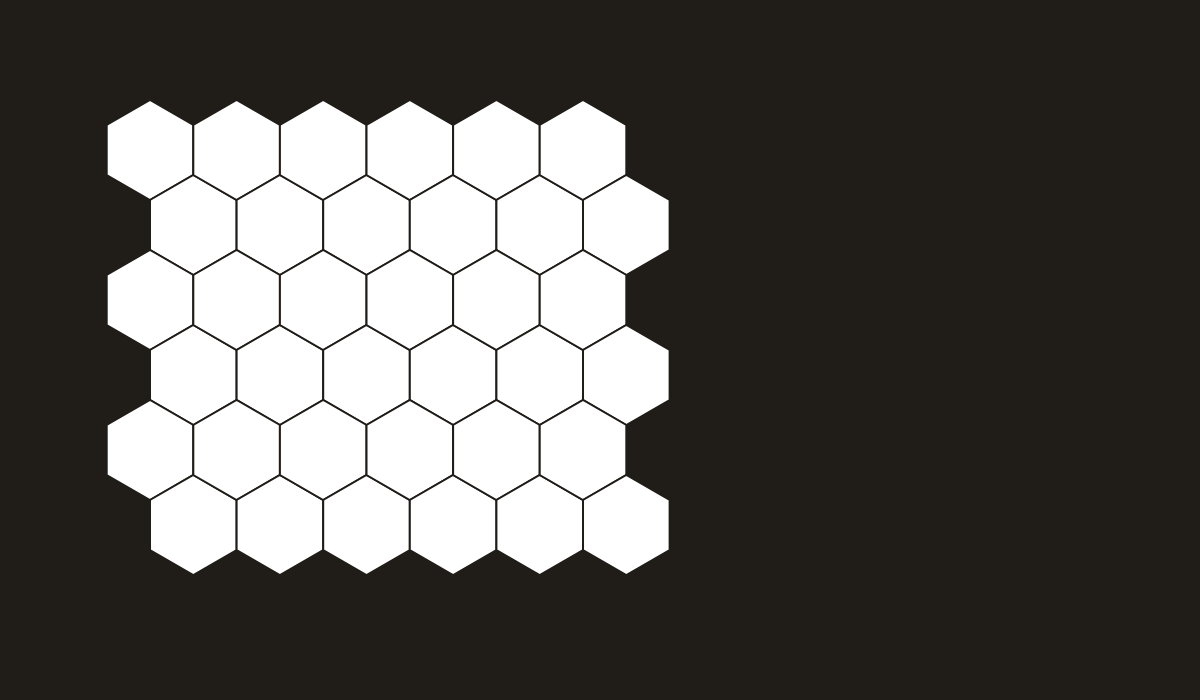
Frame 1 (no input)
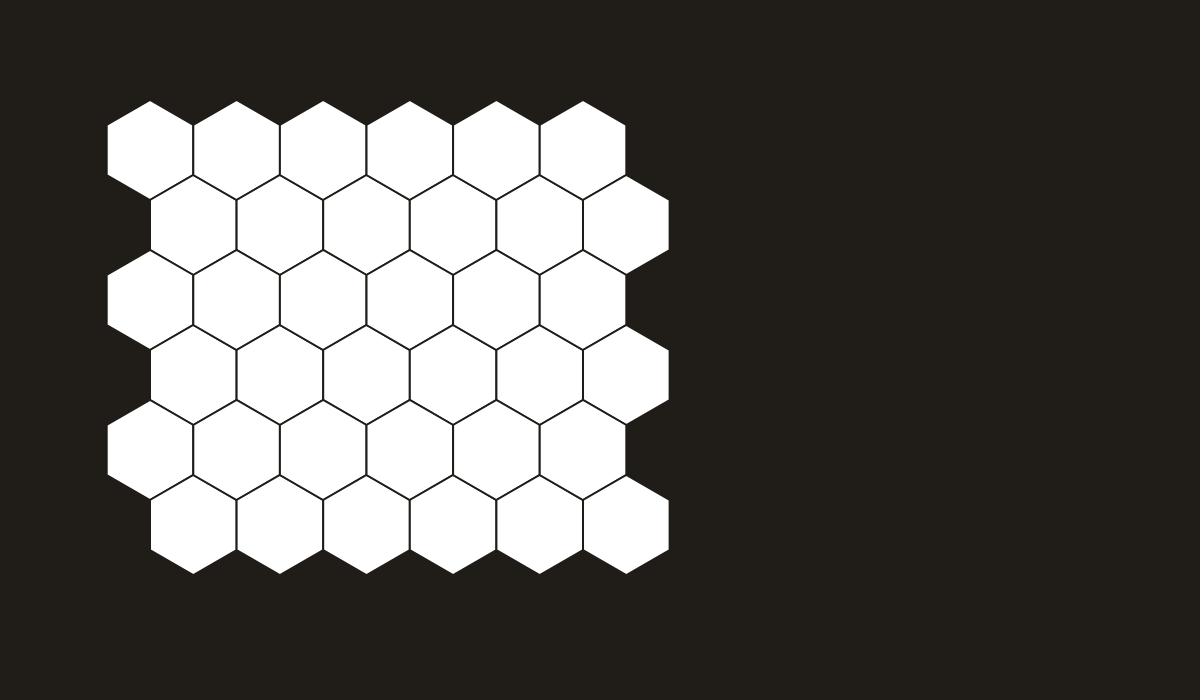
Frame 60 (no input)
Frame 120 (the mouse pressed at the canvas centre since frame 60): identical to frame 60, image omitted

The p5.js sketch that drew these frames (run headless with seeded random() and noise() and a simulated clock; from frame 60 on, the mouse is pressed at the canvas centre):

// p5.js sketch
// ── sketch.js


function setup() {
  // Create a canvas
  createCanvas(canvasWidth, canvasHeight);

  // Set the background color
  background(colBG);

  // Set the stroke weight and color
  strokeWeight(2);
  stroke(colBG);

  // Calculate the horizontal and vertical spacing between hexagons
  const horizontalSpacing = hexagonSize * sqrt(3);
  const verticalSpacing = hexagonSize *1.5;

  // Loop to create the grid of hexagons
  for (let i = 0; i < 6; i++) {
    for (let j = 0; j < 6; j++) {
      // Calculate the position of the hexagon
      const x = xPos + hexagonSize + i * horizontalSpacing + (j % 2) * horizontalSpacing / 2;
      const y = yPos + hexagonSize + j * verticalSpacing;

      hexagons.push(new Hexagon(x,y))
      // Create a new hexagon object

    }
  }


}

// Run the setup function when the page loads
function draw(){
    for ( let h of hexagons ) {
        h.display()
    }
}

// ── classes.js


// DELETE WHEN DONE CODING
class chargeButton {
    chargeButtonPosition = atomSize/2;
    constructor(x,y,addOrSubtract) {
        this.x = x,
        this.y = y - ( this.chargeButtonPosition + buttonSize/2) * addOrSubtract
        this.addOrSubtract = addOrSubtract,
        this.mOver = false
   
    }
    show(visible){
        if (visible) {
            if (this.mOver) fill(lightYellow)
            else fill(darkYellow)
            triangle(
                this.x-buttonSize,this.y,
                this.x+buttonSize,this.y,this.x,
                this.y - buttonSize * this.addOrSubtract
            )
        }
        
    }
}
class Hexagon {
    constructor (x,y) {
        this.x = x,
        this.y = y,
        this.size = hexagonSize
    }

    display(){
    // Draw the hexagon
        beginShape();
          for (let angle = PI/6; angle < ( TWO_PI + PI/6); angle += PI / 3) {
            const hx = this.x + this.size * cos(angle);
            const hy = this.y + this.size * sin(angle);
            vertex(hx, hy);
          }
        endShape(CLOSE);
    }
}

// ── sidebar.js
let navOpen = true;
// Set the width of the sidebar and the left margin of the page content to 15rem
function openNav() {
    document.getElementById("sidebar_1").style.width = "20rem";
    document.getElementById("content_1").style.marginLeft = "20rem";
    document.getElementById("sidebar_button_1").innerHTML = "✖"
    navOpen = true;

  }
  
// set same to 0px
function closeNav() {
  console.log("closed")
  document.getElementById("sidebar_1").style.width = "2rem";
  document.getElementById("content_1").style.marginLeft = "2rem";
  document.getElementById("sidebar_button_1").innerHTML = "☰"
  navOpen = false;
} 

function toggleNav() {
  if (navOpen) {
    closeNav();
  } else {
    openNav();
  }
}
// ── variables.js
// ----------- SIZE & LAYOUT SETUP  -----------

const canvasWidth = 1200;
const canvasHeight = 700;
const xPos = 100;
const yPos = 100;

const txt = {heading:24,body:12}

let hexagons = [];
// ---------- VARIABLES ----------
// Define the size of the hexagons
const hexagonSize = 50;


// ---------- COLORS ----------
const colBG = "#201d19";
//const colBG = "#FBFEF9";
const colLine = "#FBFEF9";

// MEDIUM CONTRAST COLORS
const lightRed = "#ee99aa";
const darkRed = "#994455";
const paleRed = "#ffcccc"

const lightBlue = "#6699cc";
const darkBlue = "#004488";
const paleBlue = "#bbccee";

const lightYellow = "#eecc66";
const darkYellow = "#997700";
const paleYellow = "#eeeebb";
const lightGrey = "#d7d7d7"
const darkGrey = "#8e8e8e"

// MUTED COLOR SCHEME
const indigo = "#332288";
const cyan = "#88ccee";
const teal = "#44aa99";
const green = "#117733";
const olive = "#999933";
const sand = "#ddvv77";
const rose = "#cc6677";
const wine = "#882255";
const purple = "#aa4499";

const lightOrange = "#ee8866"


const col1 = "#ccddaa";
const col2 = "#ee99aa";
const col3 = "#6699cc";
const col4 = "#44bb99";
const col5 = "#aa4499";
const col6 = "#ee8866";
const col7 = "#eecc66";

const col = [col1,col2,col3,col4,col5,col6,col7]
